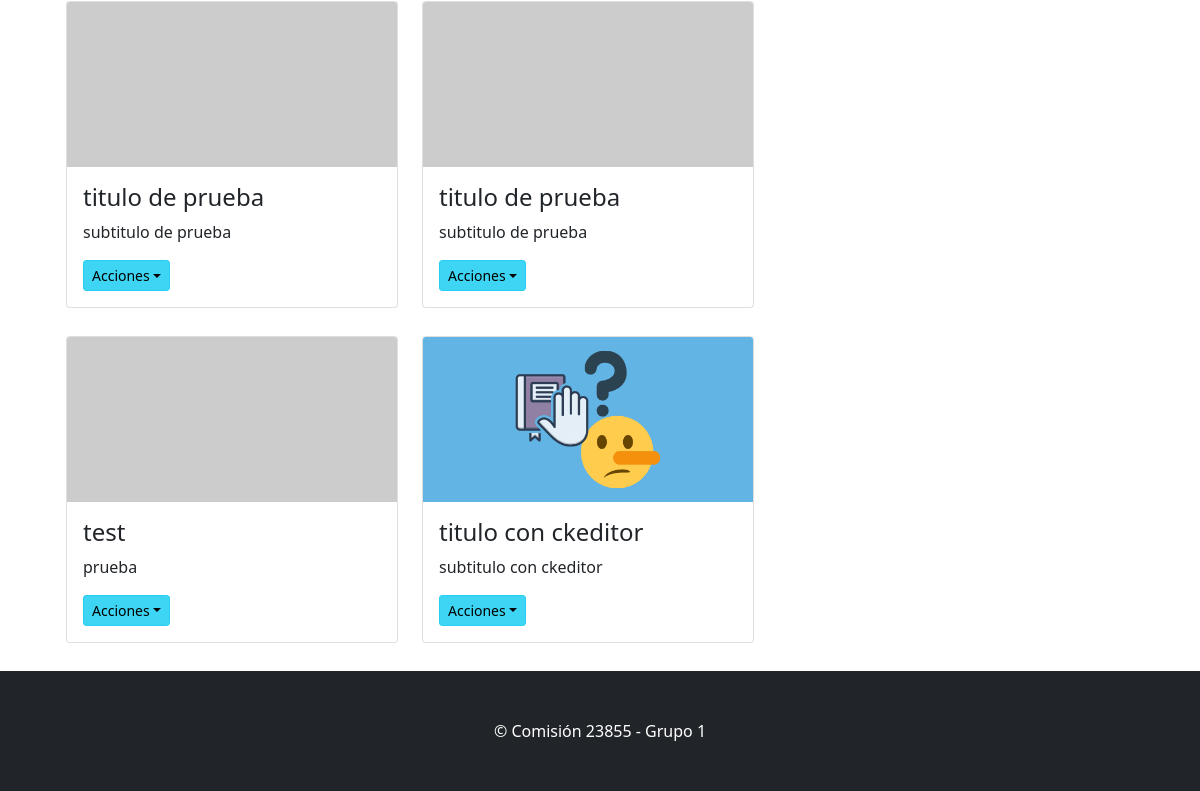
The page /AppProyecto1/blog_lista/ (signed in, lower part) on the database as committed earlier.
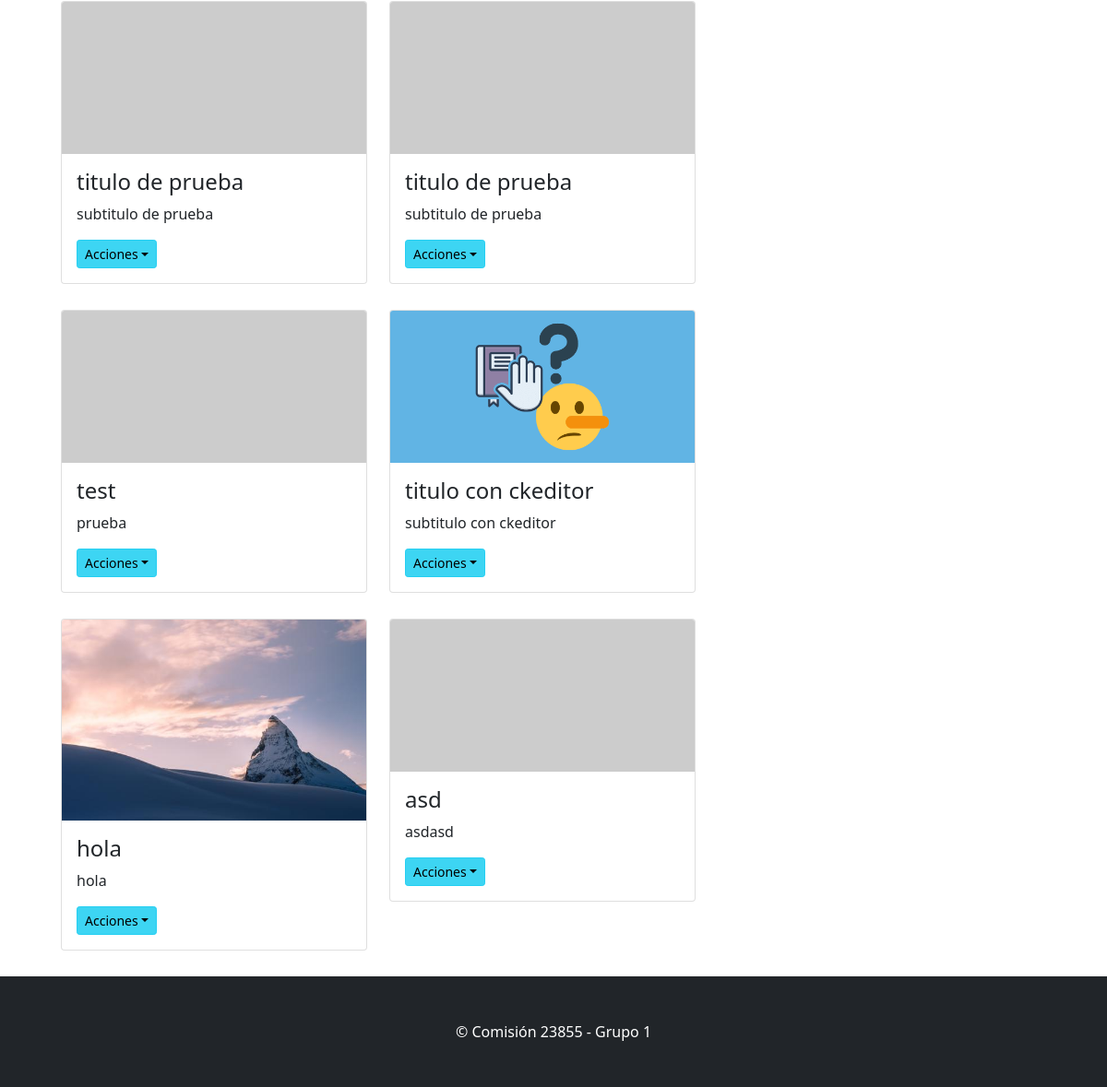
The same page on the database as committed later.
### AppProyecto1/models.py (models this page shows, shortened)
class Blog(models.Model):
    title=models.CharField(max_length=40)
    subtitle=models.CharField(max_length=40)
    body=RichTextField()
    tag=models.ManyToManyField(Tag) #Este many to many crea la tabla blog_tag en la base
    imagen= models.ImageField(upload_to="blogi/",null=True,blank=True)
    fechaCreacion = models.DateTimeField( default=timezone.now)
    publicacion=models.DateTimeField(default=timezone.now ,blank=True, null=True)

### AppProyecto1/views.py (the view)
# urls.py: path("blog_lista/",views.BlogLista.as_view(), name= 'BlogList'),
@method_decorator(login_required, name='dispatch')
class BlogLista(ListView):
    model = Blog
    template_name = "AppProyecto1/blog_lista.html"
    def get_context_data(self, **kwargs): # Función para invocar tags
        context = super().get_context_data(**kwargs)
        context['tags'] = Tag.objects.all()
        return context

### AppProyecto1/templatetags/group.py (called while the page is built)
@register.filter
def has_group(user, group_name):
    return user.groups.filter(name='Admin').exists()

### AppProyecto1/templates/AppProyecto1/blog_lista.html (shortened to what this page needs)
{% extends 'AppProyecto1/padre.html' %}
{% load static %}
{% load group %}
{% block contenidoQueCambia %}
<div class="container">
    <div class="row">
    {% if object_list %}
        {% for blog in object_list %}
        <div class="col-6 mb-1">
            <div class="card mb-4">
                {% if blog.imagen %}
                <a href="{% url 'BlogDetail' blog.id %}"><img class="card-img-top" src="{{blog.imagen.url}}" alt="..." /></a>
                {% else %}
                <a href="{% url 'BlogDetail' blog.id %}"><img class="card-img-top" src="https://dummyimage.com/700x350/dee2e6/6c757d.jpg" alt="..." /></a>
                {% endif %}
                <div class="card-body">
                    <h2 class="card-title h4" href="{% url 'BlogDetail' blog.id %}">{{blog.title}}</h2>
                    <p class="card-text italic">{{blog.subtitle}}</p>
                    <div class="dropdown show">
                        <a class="btn dropdown-toggle btn-sm btn-info" role="button" id="dropdownMenuLink" data-toggle="dropdown" aria-haspopup="true" aria-expanded="false">Acciones</a>
                    </div>
                </div>
            </div>
        </div>
        {% endfor %}
    {% else %}
        <h2>No hay blogs para esta categoría/criterio.</p>
    {% endif %}
    </div>
</div>
{% endblock contenidoQueCambia %}

### AppProyecto1/templates/AppProyecto1/padre.html (shortened to what this page needs)
<!DOCTYPE html>
<html lang="en">
    <head>
        {% load static %}
        {% load group %}
        <link href="{% static 'AppProyecto1/css/styles.css' %}" rel="stylesheet" />
    </head>
    <body>
        <div class="container">
            <div class="row">
                <div class="col-lg-8">
                    {% block contenidoQueCambia %}
                    {% endblock contenidoQueCambia %}
                </div>
                <div class="col-lg-3">
                </div>
            </div>
        </div>
        <footer class="py-5 bg-dark">
            <div class="container"><p class="m-0 text-center text-white">&copy; Comisión 23855 - Grupo 1</p></div>
        </footer>
</body>
</html>

Rows that differ between the two databases and show on the page:
added Blog: imagen (picture), title "hola", subtitle "hola"
added Blog: title "asd", subtitle "asdasd"
